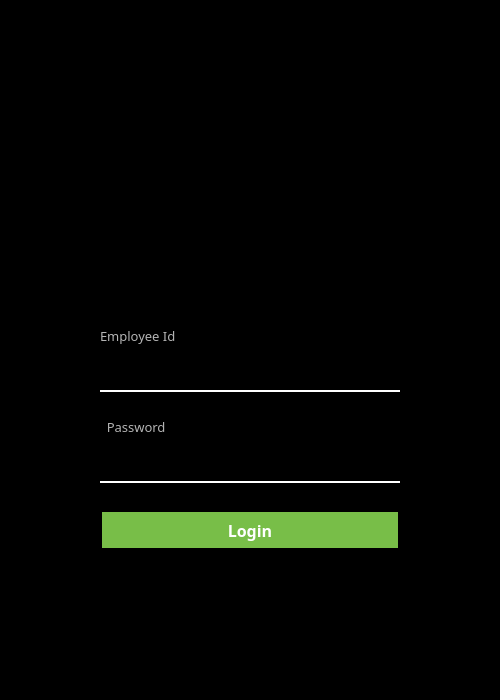
<?xml version="1.0" encoding="UTF-8"?>
<ui version="4.0">
 <class>LoginWindow</class>
 <widget class="QMainWindow" name="LoginWindow">
  <property name="geometry">
   <rect>
    <x>0</x>
    <y>0</y>
    <width>500</width>
    <height>700</height>
   </rect>
  </property>
  <property name="sizePolicy">
   <sizepolicy hsizetype="Fixed" vsizetype="Fixed">
    <horstretch>0</horstretch>
    <verstretch>0</verstretch>
   </sizepolicy>
  </property>
  <property name="minimumSize">
   <size>
    <width>500</width>
    <height>700</height>
   </size>
  </property>
  <property name="maximumSize">
   <size>
    <width>500</width>
    <height>700</height>
   </size>
  </property>
  <property name="windowTitle">
   <string>Employee Data Login</string>
  </property>
  <property name="windowIcon">
   <iconset resource="Resources.qrc">
    <normaloff>:/icons/assets/png/UVUMonogramGreen-0005.png</normaloff>:/icons/assets/png/UVUMonogramGreen-0005.png</iconset>
  </property>
  <property name="styleSheet">
   <string notr="true"/>
  </property>
  <widget class="QWidget" name="centralwidget">
   <property name="styleSheet">
    <string notr="true"/>
   </property>
   <layout class="QHBoxLayout" name="horizontalLayout" stretch="0">
    <property name="leftMargin">
     <number>0</number>
    </property>
    <property name="topMargin">
     <number>0</number>
    </property>
    <property name="rightMargin">
     <number>0</number>
    </property>
    <property name="bottomMargin">
     <number>0</number>
    </property>
    <item>
     <widget class="QFrame" name="frame_4">
      <property name="minimumSize">
       <size>
        <width>200</width>
        <height>0</height>
       </size>
      </property>
      <property name="styleSheet">
       <string notr="true">background-color: rgb(0, 0, 0);</string>
      </property>
      <property name="frameShape">
       <enum>QFrame::StyledPanel</enum>
      </property>
      <property name="frameShadow">
       <enum>QFrame::Raised</enum>
      </property>
      <layout class="QVBoxLayout" name="verticalLayout_2">
       <item>
        <spacer name="verticalSpacer_3">
         <property name="orientation">
          <enum>Qt::Vertical</enum>
         </property>
         <property name="sizeHint" stdset="0">
          <size>
           <width>20</width>
           <height>40</height>
          </size>
         </property>
        </spacer>
       </item>
       <item>
        <widget class="QLabel" name="label">
         <property name="minimumSize">
          <size>
           <width>0</width>
           <height>200</height>
          </size>
         </property>
         <property name="font">
          <font>
           <family>Bahnschrift SemiLight</family>
           <pointsize>28</pointsize>
          </font>
         </property>
         <property name="styleSheet">
          <string notr="true">border-image: url(:/icons/assets/png/logo-no-background.png);
padding: 10px;
</string>
         </property>
         <property name="text">
          <string/>
         </property>
         <property name="alignment">
          <set>Qt::AlignCenter</set>
         </property>
        </widget>
       </item>
       <item>
        <spacer name="verticalSpacer_4">
         <property name="orientation">
          <enum>Qt::Vertical</enum>
         </property>
         <property name="sizeHint" stdset="0">
          <size>
           <width>20</width>
           <height>40</height>
          </size>
         </property>
        </spacer>
       </item>
       <item>
        <spacer name="verticalSpacer_5">
         <property name="orientation">
          <enum>Qt::Vertical</enum>
         </property>
         <property name="sizeHint" stdset="0">
          <size>
           <width>20</width>
           <height>40</height>
          </size>
         </property>
        </spacer>
       </item>
       <item>
        <widget class="QFrame" name="login_frame">
         <property name="maximumSize">
          <size>
           <width>600</width>
           <height>275</height>
          </size>
         </property>
         <property name="styleSheet">
          <string notr="true">background-color: transparent;
border-width: 2px;
border-color: green;
</string>
         </property>
         <property name="frameShape">
          <enum>QFrame::StyledPanel</enum>
         </property>
         <property name="frameShadow">
          <enum>QFrame::Raised</enum>
         </property>
         <layout class="QVBoxLayout" name="verticalLayout" stretch="0,0,0,1">
          <item>
           <widget class="QFrame" name="frame_2">
            <property name="minimumSize">
             <size>
              <width>0</width>
              <height>85</height>
             </size>
            </property>
            <property name="styleSheet">
             <string notr="true">background-color: transparent;</string>
            </property>
            <property name="frameShape">
             <enum>QFrame::StyledPanel</enum>
            </property>
            <property name="frameShadow">
             <enum>QFrame::Raised</enum>
            </property>
            <layout class="QGridLayout" name="gridLayout_3">
             <item row="0" column="0">
              <widget class="QLabel" name="employeeIdLogin_label">
               <property name="sizePolicy">
                <sizepolicy hsizetype="Fixed" vsizetype="Preferred">
                 <horstretch>0</horstretch>
                 <verstretch>0</verstretch>
                </sizepolicy>
               </property>
               <property name="minimumSize">
                <size>
                 <width>180</width>
                 <height>20</height>
                </size>
               </property>
               <property name="maximumSize">
                <size>
                 <width>180</width>
                 <height>16777215</height>
                </size>
               </property>
               <property name="font">
                <font>
                 <family>Franklin Gothic Medium</family>
                 <pointsize>10</pointsize>
                 <weight>50</weight>
                 <bold>false</bold>
                </font>
               </property>
               <property name="styleSheet">
                <string notr="true">color: rgb(180, 180, 180);</string>
               </property>
               <property name="text">
                <string>Employee Id</string>
               </property>
               <property name="alignment">
                <set>Qt::AlignLeading|Qt::AlignLeft|Qt::AlignVCenter</set>
               </property>
              </widget>
             </item>
             <item row="1" column="0">
              <widget class="QLineEdit" name="employeeIdLogin_lineEdit">
               <property name="minimumSize">
                <size>
                 <width>300</width>
                 <height>40</height>
                </size>
               </property>
               <property name="maximumSize">
                <size>
                 <width>300</width>
                 <height>40</height>
                </size>
               </property>
               <property name="font">
                <font>
                 <family>Verdana</family>
                 <pointsize>11</pointsize>
                </font>
               </property>
               <property name="styleSheet">
                <string notr="true">border-bottom:2px solid black;
border-top-left-radius :35px;
border-top-right-radius : 20px;
border-bottom-left-radius : 0px; 
border-bottom-right-radius : 0px;
border-color: white;
color: white</string>
               </property>
               <property name="text">
                <string/>
               </property>
               <property name="echoMode">
                <enum>QLineEdit::Normal</enum>
               </property>
              </widget>
             </item>
            </layout>
           </widget>
          </item>
          <item>
           <widget class="QFrame" name="frame_3">
            <property name="minimumSize">
             <size>
              <width>0</width>
              <height>85</height>
             </size>
            </property>
            <property name="styleSheet">
             <string notr="true">background-color: transparent;</string>
            </property>
            <property name="frameShape">
             <enum>QFrame::StyledPanel</enum>
            </property>
            <property name="frameShadow">
             <enum>QFrame::Raised</enum>
            </property>
            <layout class="QGridLayout" name="gridLayout_2">
             <item row="0" column="0">
              <widget class="QLabel" name="passwordLogin_label">
               <property name="sizePolicy">
                <sizepolicy hsizetype="Fixed" vsizetype="Preferred">
                 <horstretch>0</horstretch>
                 <verstretch>0</verstretch>
                </sizepolicy>
               </property>
               <property name="minimumSize">
                <size>
                 <width>180</width>
                 <height>20</height>
                </size>
               </property>
               <property name="maximumSize">
                <size>
                 <width>180</width>
                 <height>16777215</height>
                </size>
               </property>
               <property name="font">
                <font>
                 <family>Franklin Gothic Medium</family>
                 <pointsize>10</pointsize>
                 <weight>50</weight>
                 <bold>false</bold>
                </font>
               </property>
               <property name="styleSheet">
                <string notr="true">color: rgb(180, 180, 180);</string>
               </property>
               <property name="text">
                <string>  Password </string>
               </property>
               <property name="alignment">
                <set>Qt::AlignLeading|Qt::AlignLeft|Qt::AlignVCenter</set>
               </property>
              </widget>
             </item>
             <item row="1" column="0">
              <widget class="QLineEdit" name="passwordLogin_lineEdit">
               <property name="minimumSize">
                <size>
                 <width>300</width>
                 <height>40</height>
                </size>
               </property>
               <property name="maximumSize">
                <size>
                 <width>300</width>
                 <height>40</height>
                </size>
               </property>
               <property name="font">
                <font>
                 <family>Verdana</family>
                 <pointsize>11</pointsize>
                </font>
               </property>
               <property name="styleSheet">
                <string notr="true">border-bottom:2px solid black;
border-top-left-radius :35px;
border-top-right-radius : 20px;
border-bottom-left-radius : 0px; 
border-bottom-right-radius : 0px;
border-color: white;
color: white</string>
               </property>
               <property name="text">
                <string/>
               </property>
               <property name="echoMode">
                <enum>QLineEdit::Password</enum>
               </property>
              </widget>
             </item>
            </layout>
           </widget>
          </item>
          <item>
           <spacer name="verticalSpacer_8">
            <property name="orientation">
             <enum>Qt::Vertical</enum>
            </property>
            <property name="sizeHint" stdset="0">
             <size>
              <width>20</width>
              <height>40</height>
             </size>
            </property>
           </spacer>
          </item>
          <item>
           <widget class="QFrame" name="frame_5">
            <property name="styleSheet">
             <string notr="true">background-color: transparent;</string>
            </property>
            <property name="frameShape">
             <enum>QFrame::StyledPanel</enum>
            </property>
            <property name="frameShadow">
             <enum>QFrame::Raised</enum>
            </property>
            <layout class="QHBoxLayout" name="horizontalLayout_4">
             <item>
              <spacer name="horizontalSpacer_5">
               <property name="orientation">
                <enum>Qt::Horizontal</enum>
               </property>
               <property name="sizeHint" stdset="0">
                <size>
                 <width>40</width>
                 <height>20</height>
                </size>
               </property>
              </spacer>
             </item>
             <item>
              <widget class="QToolButton" name="login_toolButton">
               <property name="sizePolicy">
                <sizepolicy hsizetype="Expanding" vsizetype="Fixed">
                 <horstretch>0</horstretch>
                 <verstretch>0</verstretch>
                </sizepolicy>
               </property>
               <property name="minimumSize">
                <size>
                 <width>300</width>
                 <height>40</height>
                </size>
               </property>
               <property name="maximumSize">
                <size>
                 <width>300</width>
                 <height>40</height>
                </size>
               </property>
               <property name="font">
                <font>
                 <family>Gadugi</family>
                 <pointsize>12</pointsize>
                 <weight>75</weight>
                 <bold>true</bold>
                </font>
               </property>
               <property name="cursor">
                <cursorShape>PointingHandCursor</cursorShape>
               </property>
               <property name="styleSheet">
                <string notr="true">QToolButton {
border-style: solid;
border-width: 2px;
border-color: black;
background-color: rgb(120, 190, 72);
color: white;
padding: 4px;
padding-left: 10px;
padding-right: 10px;
}

QToolButton:hover {
padding-top: 6px;
background-color: rgb(120, 190, 72);
}

QToolButton:pressed {
padding-top: 8px;
background-color: rgb(90, 160, 42);
}

QToolButton:disabled {
border-style: solid;
border-width: 2px;
border-radius: 15px;
border-color: rgba(0, 0, 0, 70);
background-color: rgba(120, 190, 72, 70);
color: rgba(255, 255, 255, 70);
padding: 4px;
padding-left: 10px;
padding-right: 10px;
}</string>
               </property>
               <property name="text">
                <string>Login</string>
               </property>
              </widget>
             </item>
             <item>
              <spacer name="horizontalSpacer_6">
               <property name="orientation">
                <enum>Qt::Horizontal</enum>
               </property>
               <property name="sizeHint" stdset="0">
                <size>
                 <width>40</width>
                 <height>20</height>
                </size>
               </property>
              </spacer>
             </item>
            </layout>
           </widget>
          </item>
         </layout>
        </widget>
       </item>
       <item>
        <spacer name="verticalSpacer_2">
         <property name="orientation">
          <enum>Qt::Vertical</enum>
         </property>
         <property name="sizeHint" stdset="0">
          <size>
           <width>20</width>
           <height>40</height>
          </size>
         </property>
        </spacer>
       </item>
       <item>
        <spacer name="verticalSpacer_7">
         <property name="orientation">
          <enum>Qt::Vertical</enum>
         </property>
         <property name="sizeHint" stdset="0">
          <size>
           <width>20</width>
           <height>40</height>
          </size>
         </property>
        </spacer>
       </item>
       <item>
        <spacer name="verticalSpacer_6">
         <property name="orientation">
          <enum>Qt::Vertical</enum>
         </property>
         <property name="sizeHint" stdset="0">
          <size>
           <width>20</width>
           <height>40</height>
          </size>
         </property>
        </spacer>
       </item>
       <item>
        <spacer name="verticalSpacer">
         <property name="orientation">
          <enum>Qt::Vertical</enum>
         </property>
         <property name="sizeHint" stdset="0">
          <size>
           <width>20</width>
           <height>40</height>
          </size>
         </property>
        </spacer>
       </item>
      </layout>
     </widget>
    </item>
   </layout>
  </widget>
 </widget>
 <resources>
  <include location="Resources.qrc"/>
 </resources>
 <connections/>
</ui>
